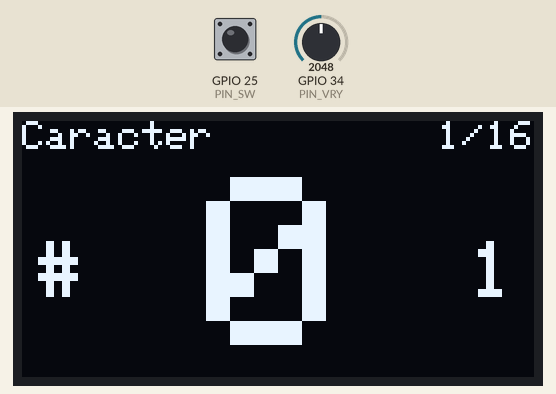
Recording of a sketch running on a simulated ESP32. Shown: 128×64 one-colour display. Inputs (shaded band) come from the test bench; at power-on: GPIO 34 (PIN_VRY) = 2048, GPIO 25 (PIN_SW) HIGH (analog values on the 0–4095 scale). What the sketch prints to the serial monitor is not drawn.

Above: at 1.3 s.
1.4 s: GPIO 34 (PIN_VRY) set to 3183
2.9 s: GPIO 34 (PIN_VRY) set to 3302
At 3.3 s:
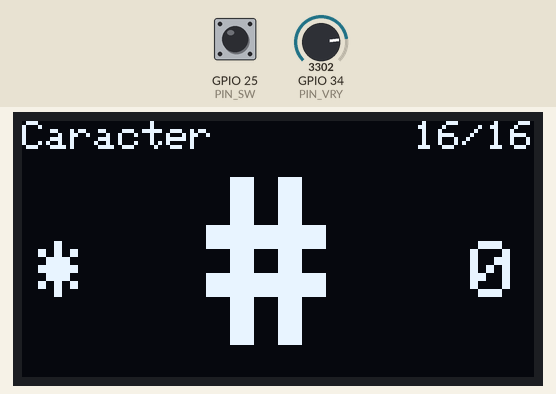
5.3 s: GPIO 25 (PIN_SW) pulled LOW for 0.15 s
At 5.8 s:
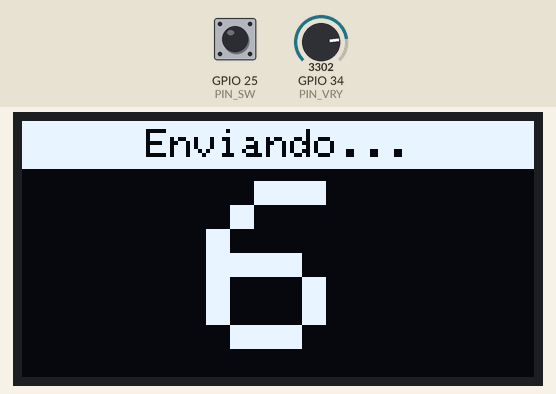
6.0 s: GPIO 34 (PIN_VRY) set to 2866
At 7.3 s:
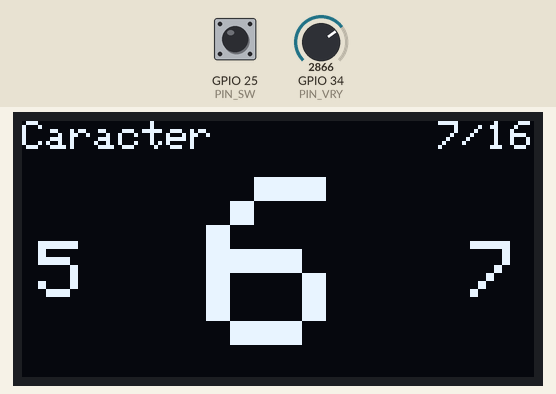
7.6 s: GPIO 34 (PIN_VRY) set to 491
At 8.45 s:
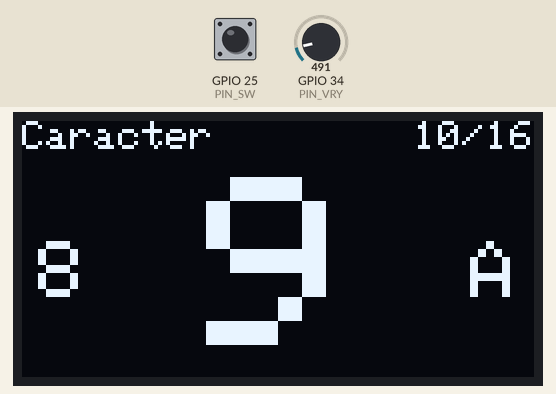
10.5 s: GPIO 34 (PIN_VRY) set to 794
12.0 s: GPIO 34 (PIN_VRY) set to 907
Timing chart, 0 to 14.5 s (numbered marks = the images above; inputs shaded):
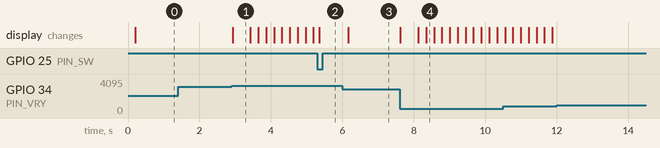

The sketch:

Act6.1.ino
```cpp
/*
  Selector de caracteres para el brazo que dibuja en PyBullet
  ESP32 + joystick analógico + OLED SSD1306 128x64 (I2C)

  - Eje Y del joystick: recorre los caracteres 0-9, A-D, *, #
  - Botón SW del joystick: envía el carácter por Serial (115200) y muestra "Enviando..."
  - Trama enviada: un solo carácter por línea, p. ej. "7\n"

  CONEXIONES
    OLED  VCC -> 3V3     GND -> GND     SDA -> GPIO 21     SCL -> GPIO 22
    Joy   VCC -> 3V3 (no 5 V)   GND -> GND   VRy -> GPIO 34   SW -> GPIO 25
    (VRx no se usa)

  LIBRERÍAS (Gestor de librerías de Arduino IDE)
    "Adafruit SSD1306" (instala también "Adafruit GFX Library")
*/

#include <Wire.h>
#include <Adafruit_GFX.h>
#include <Adafruit_SSD1306.h>

// ---------------- Pines y pantalla ----------------
const int PIN_VRY = 34;           // ADC1, solo entrada
const int PIN_SW  = 25;           // botón del joystick (activo en bajo)
const int PIN_SDA = 21;
const int PIN_SCL = 23;
const uint8_t OLED_DIRECCION = 0x3C;   // algunas pantallas usan 0x3D

Adafruit_SSD1306 oled(128, 64, &Wire, -1);

// ---------------- Caracteres ----------------
const char CARACTERES[] = "0123456789ABCD*#";
const int  N_CARACTERES = sizeof(CARACTERES) - 1;

// ---------------- Ajustes del joystick ----------------
const int  UMBRAL      = 1200;    // cuánto hay que mover el stick (desde el centro) para cambiar
const int  REARME      = 400;     // debe volver a menos de esto del centro para contar un nuevo toque
const unsigned long T_PRIMERA_REPETICION = 500;  // ms sosteniendo antes de empezar a avanzar solo
const unsigned long T_REPETICION         = 220;  // ms entre avances sosteniendo el stick
const bool INVERTIR_Y  = false;   // cámbialo si "arriba" avanza al revés de lo que quieres

// ---------------- Ajustes del botón y pantalla ----------------
const unsigned long T_ANTIRREBOTE = 30;   // ms que la lectura debe mantenerse estable
const unsigned long T_ENVIANDO    = 800;  // ms que se muestra "Enviando..."

// ---------------- Estado ----------------
int  centroY = 2048;
int  indice = 0;
int  direccionActiva = 0;          // 0 = stick en el centro (rearmado)
bool primeraRepeticion = true;
unsigned long tUltimoPaso = 0;

bool swEstable = HIGH, swUltimaLectura = HIGH;
unsigned long tCambioSw = 0;

bool enviando = false;
unsigned long tEnvio = 0;
bool redibujar = true;
bool oledOk = false;

// ============================================================
int leerY() {                       // promedio de 8 lecturas para quitar ruido del ADC
  long suma = 0;
  for (int i = 0; i < 8; i++) suma += analogRead(PIN_VRY);
  return suma / 8;
}

void calibrarCentro() {             // el reposo real del joystick casi nunca es 2048
  long suma = 0;
  for (int i = 0; i < 32; i++) { suma += leerY(); delay(3); }
  int c = suma / 32;
  centroY = (abs(c - 2048) < 1000) ? c : 2048;   // si alguien lo estaba moviendo, usa 2048
}

void cambiarCaracter(int paso) {
  indice = (indice + paso + N_CARACTERES) % N_CARACTERES;
  redibujar = true;
}

void imprimirCentrado(const char *texto, int tam, int y) {
  oled.setTextSize(tam);
  int ancho = strlen(texto) * 6 * tam;
  oled.setCursor((128 - ancho) / 2, y);
  oled.print(texto);
}

void pantallaSeleccion() {
  char grande[2] = { CARACTERES[indice], '\0' };
  char anterior[2] = { CARACTERES[(indice - 1 + N_CARACTERES) % N_CARACTERES], '\0' };
  char siguiente[2] = { CARACTERES[(indice + 1) % N_CARACTERES], '\0' };
  char posicion[8];
  snprintf(posicion, sizeof(posicion), "%d/%d", indice + 1, N_CARACTERES);

  oled.clearDisplay();
  oled.setTextColor(SSD1306_WHITE);
  oled.setTextSize(1);
  oled.setCursor(0, 0);
  oled.print("Caracter");
  oled.setCursor(128 - strlen(posicion) * 6, 0);
  oled.print(posicion);

  oled.setTextSize(2);                 // vecinos pequeños a los lados
  oled.setCursor(4, 30);
  oled.print(anterior);
  oled.setCursor(128 - 16, 30);
  oled.print(siguiente);

  imprimirCentrado(grande, 6, 14);     // carácter seleccionado: 36x48 px
  oled.display();
}

void pantallaEnviando() {
  char grande[2] = { CARACTERES[indice], '\0' };
  oled.clearDisplay();
  oled.fillRect(0, 0, 128, 12, SSD1306_WHITE);     // barra de título invertida
  oled.setTextColor(SSD1306_BLACK);
  imprimirCentrado("Enviando...", 1, 2);
  oled.setTextColor(SSD1306_WHITE);
  imprimirCentrado(grande, 6, 15);
  oled.display();
}

void enviarCaracter() {
  Serial.println(CARACTERES[indice]);   // una línea = un carácter para Python
  enviando = true;
  tEnvio = millis();
  redibujar = true;
}

// ============================================================
void setup() {
  Serial.begin(115200);
  pinMode(PIN_SW, INPUT_PULLUP);
  analogReadResolution(12);
  analogSetPinAttenuation(PIN_VRY, ADC_11db);    // rango completo 0-3.3 V

  Wire.begin(PIN_SDA, PIN_SCL);
  oledOk = oled.begin(SSD1306_SWITCHCAPVCC, OLED_DIRECCION);
  if (oledOk) {
    oled.clearDisplay();
    oled.setTextColor(SSD1306_WHITE);
    imprimirCentrado("Calibrando", 1, 24);
    imprimirCentrado("no toques el joystick", 1, 36);
    oled.display();
  } else {
    Serial.println("OLED no encontrada: revisa SDA=21, SCL=22 y la direccion 0x3C");
  }

  calibrarCentro();
  Serial.println("Selector listo");
}

void loop() {
  unsigned long ahora = millis();

  // ---------- Botón con antirrebote (dispara al presionar) ----------
  bool lectura = digitalRead(PIN_SW);
  if (lectura != swUltimaLectura) {
    swUltimaLectura = lectura;
    tCambioSw = ahora;
  }
  if (ahora - tCambioSw >= T_ANTIRREBOTE && lectura != swEstable) {
    swEstable = lectura;
    if (swEstable == LOW && !enviando) enviarCaracter();
  }

  // ---------- Fin del mensaje "Enviando..." ----------
  if (enviando && ahora - tEnvio >= T_ENVIANDO) {
    enviando = false;
    redibujar = true;
  }

  // ---------- Scroll con umbral, rearme y repetición al sostener ----------
  if (!enviando) {
    int y = leerY() - centroY;
    if (INVERTIR_Y) y = -y;
    int direccion = 0;
    if (y < -UMBRAL) direccion = +1;        // stick hacia valores bajos: siguiente
    else if (y > UMBRAL) direccion = -1;    // stick hacia valores altos: anterior

    if (direccion != 0) {
      if (direccionActiva == 0) {                     // toque nuevo: avanza uno
        cambiarCaracter(direccion);
        direccionActiva = direccion;
        primeraRepeticion = true;
        tUltimoPaso = ahora;
      } else if (direccion == direccionActiva) {      // sostenido: avanza solo, más lento al principio
        unsigned long espera = primeraRepeticion ? T_PRIMERA_REPETICION : T_REPETICION;
        if (ahora - tUltimoPaso >= espera) {
          cambiarCaracter(direccion);
          primeraRepeticion = false;
          tUltimoPaso = ahora;
        }
      }
    } else if (abs(y) < REARME) {
      direccionActiva = 0;                            // volvió al centro: listo para otro toque
    }
  }

  // ---------- Pantalla (solo cuando algo cambió) ----------
  if (redibujar && oledOk) {
    if (enviando) pantallaEnviando();
    else pantallaSeleccion();
    redibujar = false;
  }
}
```

Measured:
- the behaviour switches between 3248 and 3249 on GPIO 34 (PIN_VRY) (found by bisection; images 0 and 1)
- after the input at 1.4 s, every drawn part: stays the same
- after the input at 2.9 s, the display: changes at once (image 1)
- after the input at 5.3 s, the display: changes after 0.06 s (image 2)
- after the input at 7.6 s, the display: first changes at once (image 4 shows a later state)
- after the input at 12.0 s, every drawn part: stays the same
- what the display in image 1 shows lasts 0.5 s, from 2.9 s to 3.4 s
